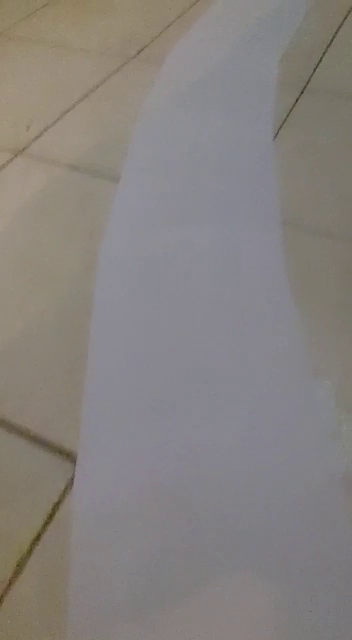
#> input picture frame 34 of Vid.mp4, 352 x 640 px
$ python LaneDetection.py
#> lines starting #> are read from the running program, lines starting #| are printed output that depends on the picture

import cv2
import numpy as np
import utlis

def getLaneCurve(img):
    imgThres = utlis.thresholding(img)

    cv2.imshow('Thres',imgThres)
    return None

if __name__ == '__main__':
    cap = cv2.VideoCapture('C:\\Users\\dell\\Desktop\\Machine\\Vid.mp4')
    while True:
        success, img = cap.read() # GET THE IMAGE
#> img is the input picture: shape (640, 352, 3); mean B, G, R 126.5, 129.5, 134.4
        img = cv2.resize(img,(480,240))
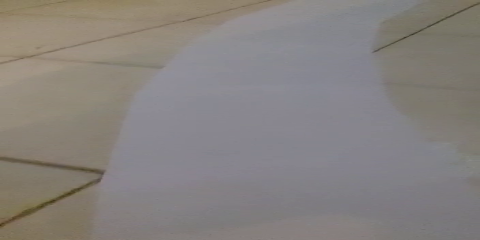
#> img: shape (240, 480, 3); mean B, G, R 126.5, 129.5, 134.3
        getLaneCurve(img)
#> (the call stopped at in getLaneCurve, `imgThres = utlis.thresholding(img)`: utlis is not available in this run)
#> (the run stopped early here; a loop or call above may not have finished)

$ run again, starting later in the video
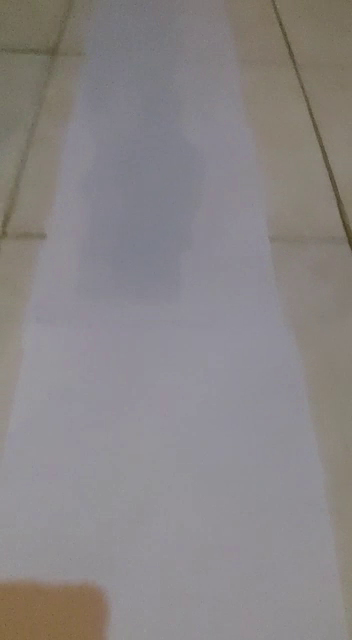
#> input picture frame 154 of Vid.mp4, 352 x 640 px
#> img is the input picture: shape (640, 352, 3); mean B, G, R 134.1, 133.3, 137.7
#> `img = cv2.resize(img,(480,240))`:
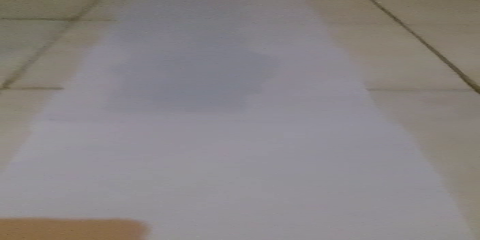
#> img: shape (240, 480, 3); mean B, G, R 134.1, 133.3, 137.7

$ run again, starting later in the video
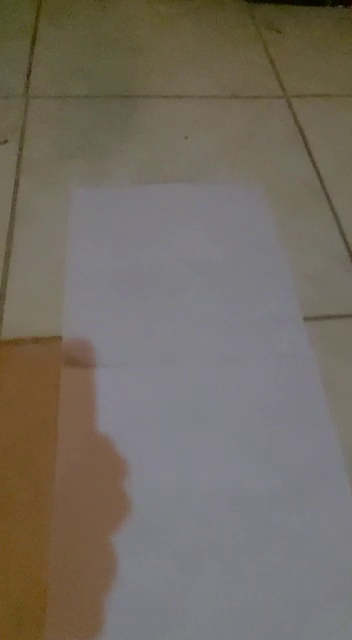
#> input picture frame 275 of Vid.mp4, 352 x 640 px
#> img is the input picture: shape (640, 352, 3); mean B, G, R 98.2, 108.1, 115.6
#> `img = cv2.resize(img,(480,240))`:
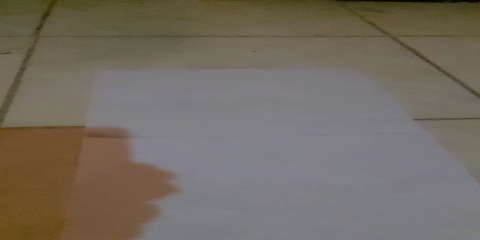
#> img: shape (240, 480, 3); mean B, G, R 98.2, 108.1, 115.6
